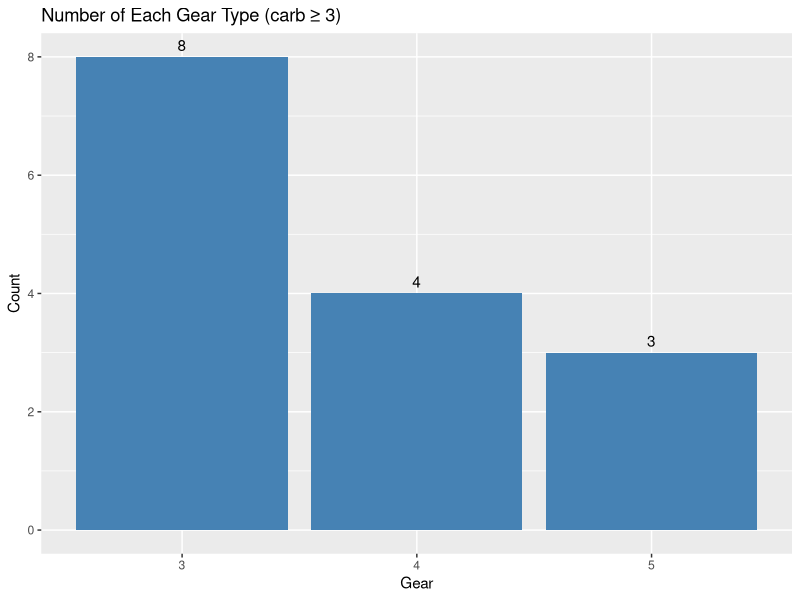
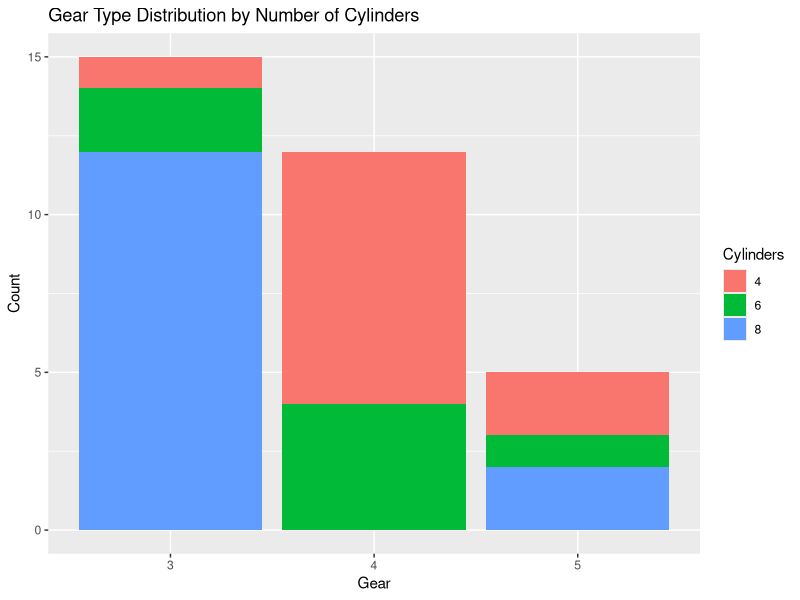

The R source for these figures, in order:
# Load required libraries

install.packages("ggplot2")
install.packages("dplyr")
library(dplyr)
library(ggplot2)


# Filter the dataset
filtered_data <- mtcars %>% filter(carb >= 3)

# Plot: Count of each gear type with carb >= 3
gear_count_plot <- ggplot(filtered_data, aes(x = factor(gear))) +
  geom_bar(fill = "steelblue") +
  labs(title = "Number of Each Gear Type (carb ≥ 3)",
       x = "Gear",
       y = "Count") +
  geom_text(stat = "count", aes(label = ..count..), vjust = -0.5)

# Display plot
print(gear_count_plot)


#----------------------  PART 2 


# Plot: Stacked bar graph of gear divided by cyl
stacked_plot <- ggplot(mtcars, aes(x = factor(gear), fill = factor(cyl))) +
  geom_bar() +
  labs(title = "Gear Type Distribution by Number of Cylinders",
       x = "Gear",
       y = "Count",
       fill = "Cylinders")

# Display plot
print(stacked_plot)
